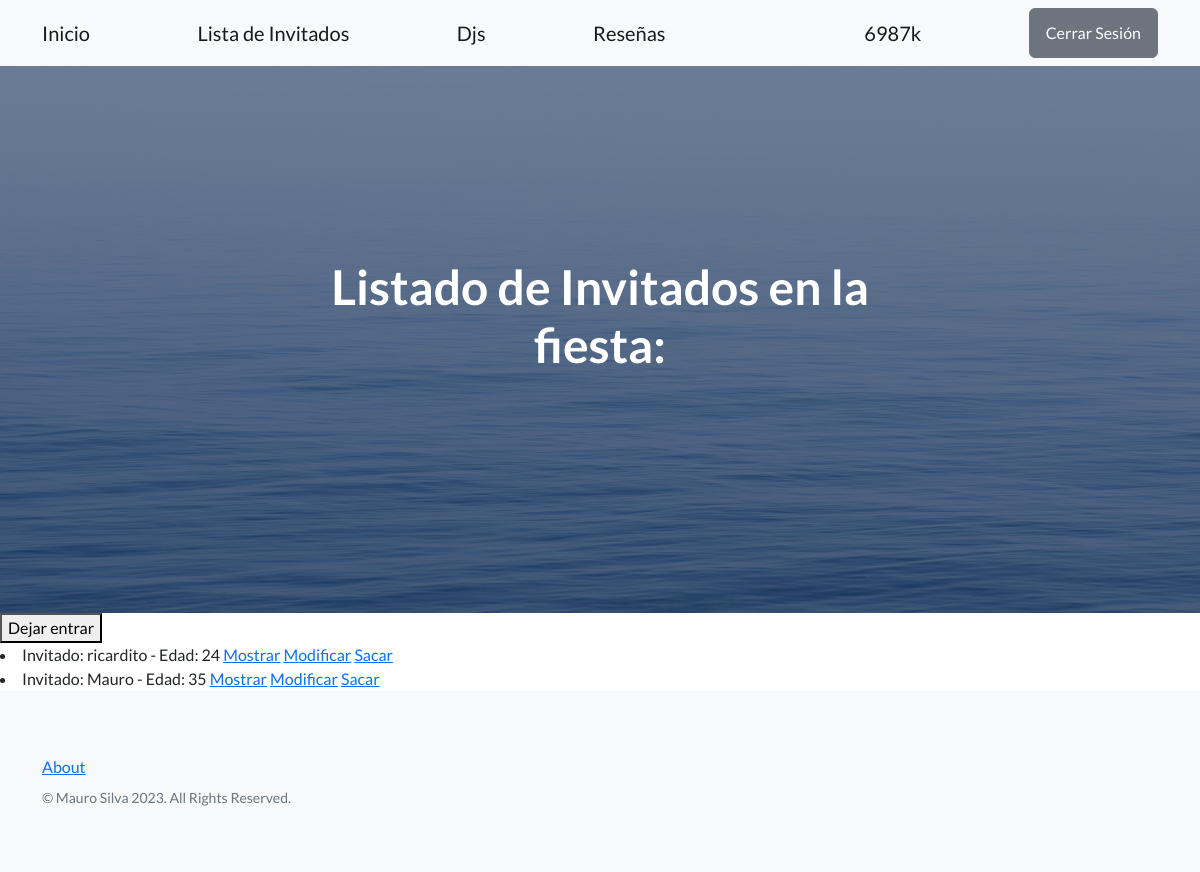
The page /invitados (signed in) on the database its author committed.
### inicio/models.py (models this page shows)
class Invitado(models.Model):
    nombre = models.CharField(max_length=20)
    edad = models.IntegerField()
    descripcion = models.TextField(null=True)
    def __str__(self):
        return f'Invitado: {self.nombre} - Edad: {self.edad}'

### inicio/views.py (the view)
# urls.py: path('invitados', views.ListarInvitados.as_view(), name='listar_invitados'),
class ListarInvitados(ListView, ):
    model = Invitado
    template_name = 'inicio/CBV/listar_invitados_CBV.html'
    context_object_name = 'invitados'

### inicio/templates/inicio/CBV/listar_invitados_CBV.html (shortened to what this page needs)
{% extends 'base.html' %}
{% block mensaje_inicio %}
Listado de Invitados en la fiesta:
{% endblock mensaje_inicio %}
{% block contenido %}
<button><a class='navbar-brand' href= {% url 'inicio:dejar_entrar_invitado' %}>Dejar entrar</a></button>
{% if invitados %}
{% for invitado in invitados %}
<li>
    {{invitado}}
    <a href={% url 'inicio:mostrar_invitado' invitado.id %}>Mostrar</a>
    <a href={% url 'inicio:mod_invitado' invitado.id %}>Modificar</a>
    <a href={% url 'inicio:sacar_invitado' invitado.id %}>Sacar</a>
</li>
{% endfor %}
{% else %}
<p>No hay nadie en la fiesta.</p>
{% endif %}
{% endblock contenido %}

### templates/base.html (shortened to what this page needs)
<!DOCTYPE html>
<html lang="en">
    {% load static %}
    <head>
        <link href="https://cdn.jsdelivr.net/npm/bootstrap-icons@1.5.0/font/bootstrap-icons.css" rel="stylesheet" type="text/css" />
        <link href= {% static 'css/styles.css' %} rel="stylesheet" />
    </head>
    <body>
        <nav class="navbar navbar-light bg-light static-top">
            <div class="container">
                <a class="navbar-brand" href={% url 'inicio:inicio' %}>Inicio</a>
                <a class="navbar-brand" href={% url 'inicio:listar_invitados' %}>Lista de Invitados</a>
                <a class="navbar-brand" href={% url 'inicio:listar_djs' %}>Djs</a>
                <a class="navbar-brand" href={% url 'usuario:resenias' %}>Reseñas</a>
                {% if request.user.is_authenticated %}
                <a class="navbar-brand" href={% url 'usuario:perfil' %}>{{request.user.username}}</a>
                <a class="btn btn-secondary" href={% url 'usuario:logout' %}>Cerrar Sesión</a>
                {% else %}
                <a class="btn btn-primary" href={% url 'usuario:login' %}>Iniciar Sesión</a>
                <a class="btn btn-primary" href={% url 'usuario:registro' %}>Registro</a>
                {% endif %}
            </div>
        </nav>
        {% block header %}
        <header class="masthead">
            <div class="container position-relative">
                <div class="row justify-content-center">
                    <div class="col-xl-6">
                        <div class="text-center text-white">
                            <h1 class="mb-5">
                                {% block mensaje_inicio %}{% endblock mensaje_inicio %}
                            </h1>
                        </div>
                    </div>
                </div>
            </div>
        </header>
        {% endblock header %}
        {% block contenido %}{% endblock contenido %}
        <footer class="footer bg-light">
            <div class="container">
                <div class="row">
                    <div class="col-lg-6 h-100 text-center text-lg-start my-auto">
                        <ul class="list-inline mb-2">
                            <li class="list-inline-item"><a href={% url 'inicio:about' %}>About</a></li>
                        </ul>
                        <p class="text-muted small mb-4 mb-lg-0">&copy; Mauro Silva 2023. All Rights Reserved.</p>
                    </div>
                </div>
            </div>
        </footer>
    </body>
</html>

### rows shown on the page
Invitado: nombre+edad "Invitado: ricardito - Edad: 24"
Invitado: nombre+edad "Invitado: Mauro - Edad: 35"

### other values the page prints
{{ request.user.username }} "6987k"
